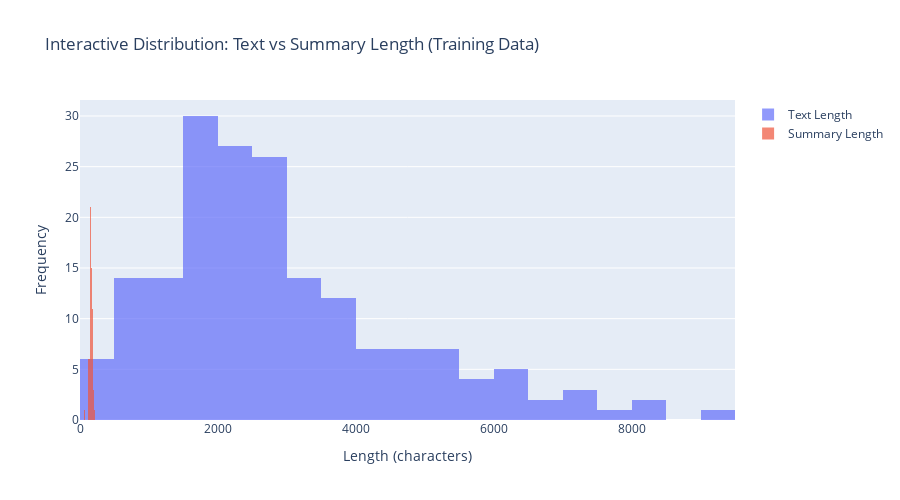
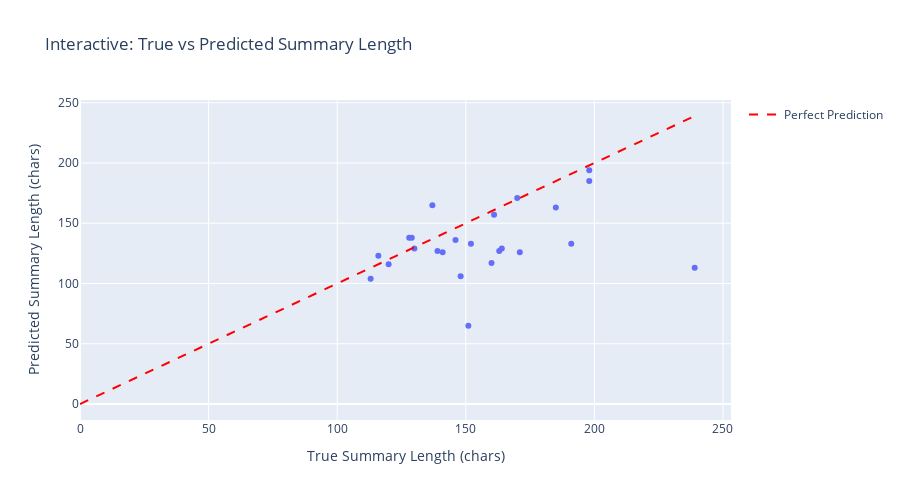

Notebook code for these charts, in order:
### Markdown cell above
## 6. 📈 Create Comprehensive Data Visualizations

### Code cell
# Tạo interactive visualizations với Plotly
print("📈 TẠO BIỂU ĐỒ INTERACTIVE VỚI PLOTLY")
print("="*45)

# 1. Interactive comparison of text lengths across datasets
if not df_train.empty:
    fig = go.Figure()
    
    if 'text_length' in df_train.columns and 'summary_length' in df_train.columns:
        # Add text length distribution
        fig.add_trace(go.Histogram(
            x=df_train['text_length'],
            name='Text Length',
            opacity=0.7,
            nbinsx=30
        ))
        
        # Add summary length distribution
        fig.add_trace(go.Histogram(
            x=df_train['summary_length'],
            name='Summary Length',
            opacity=0.7,
            nbinsx=30
        ))
        
        fig.update_layout(
            title='Interactive Distribution: Text vs Summary Length (Training Data)',
            xaxis_title='Length (characters)',
            yaxis_title='Frequency',
            barmode='overlay',
            height=500
        )
        
        fig.show()

# 2. Interactive scatter plot for predictions
if not df_pred.empty and 'true_summary_length' in df_pred.columns and 'pred_summary_length' in df_pred.columns:
    fig = px.scatter(
        df_pred,
        x='true_summary_length',
        y='pred_summary_length',
        title='Interactive: True vs Predicted Summary Length',
        labels={
            'true_summary_length': 'True Summary Length (chars)',
            'pred_summary_length': 'Predicted Summary Length (chars)'
        },
        hover_data=['length_diff', 'length_ratio'] if 'length_diff' in df_pred.columns else None
    )
    
    # Add perfect prediction line
    max_val = max(df_pred['true_summary_length'].max(), df_pred['pred_summary_length'].max())
    fig.add_trace(go.Scatter(
        x=[0, max_val],
        y=[0, max_val],
        mode='lines',
        name='Perfect Prediction',
        line=dict(dash='dash', color='red')
    ))
    
    fig.update_layout(height=500)
    fig.show()

print("✅ Đã tạo xong các biểu đồ interactive!")

### Figure 1 — Plotly figure (JSON) as saved in the notebook; plotly's stock layout.template omitted (floating-point values rounded to 4 significant figures; data arrays with more than 128 entries replaced by an {"elided": "..."} marker saying what was removed)
{"data": [{"name": "Text Length", "nbinsx": 30, "opacity": 0.7, "type": "histogram", "x": {"elided": "182 int values"}}, {"name": "Summary Length", "nbinsx": 30, "opacity": 0.7, "type": "histogram", "x": {"elided": "182 int values"}}], "layout": {"barmode": "overlay", "height": 500, "title": {"text": "Interactive Distribution: Text vs Summary Length (Training Data)"}, "xaxis": {"title": {"text": "Length (characters)"}}, "yaxis": {"title": {"text": "Frequency"}}}}

### Figure 2 — Plotly figure (JSON) as saved in the notebook; plotly's stock layout.template omitted (floating-point values rounded to 4 significant figures)
{"data": [{"customdata": [[7.0, 1.06], [-42.0, 0.7162], [-43.0, 0.7312], [9.0, 1.07], [-1.0, 0.9923], [-22.0, 0.8811], [-4.0, 0.9798], [10.0, 1.078], [-4.0, 0.9752], [-45.0, 0.7368], [-36.0, 0.7791], [-15.0, 0.8936], [-19.0, 0.875], [-35.0, 0.7866], [-12.0, 0.9137], [-4.0, 0.9667], [-10.0, 0.9315], [1.0, 1.006], [-9.0, 0.9204], [28.0, 1.204], [-126.0, 0.4728], [-13.0, 0.9343], [-58.0, 0.6963], [-86.0, 0.4305]], "hovertemplate": "True Summary Length (chars)=%{x}<br>Predicted Summary Length (chars)=%{y}<br>length_diff=%{customdata[0]}<br>length_ratio=%{customdata[1]}<extra></extra>", "legendgroup": "", "marker": {"color": "#636efa", "symbol": "circle"}, "mode": "markers", "name": "", "orientation": "v", "showlegend": false, "type": "scatter", "x": [116, 148, 160, 129, 130, 185, 198, 128, 161, 171, 163, 141, 152, 164, 139, 120, 146, 170, 113, 137, 239, 198, 191, 151], "xaxis": "x", "y": [123, 106, 117, 138, 129, 163, 194, 138, 157, 126, 127, 126, 133, 129, 127, 116, 136, 171, 104, 165, 113, 185, 133, 65], "yaxis": "y"}, {"line": {"color": "red", "dash": "dash"}, "mode": "lines", "name": "Perfect Prediction", "type": "scatter", "x": [0, 239], "y": [0, 239]}], "layout": {"height": 500, "legend": {"tracegroupgap": 0}, "title": {"text": "Interactive: True vs Predicted Summary Length"}, "xaxis": {"anchor": "y", "domain": [0, 1], "title": {"text": "True Summary Length (chars)"}}, "yaxis": {"anchor": "x", "domain": [0, 1], "title": {"text": "Predicted Summary Length (chars)"}}}}
